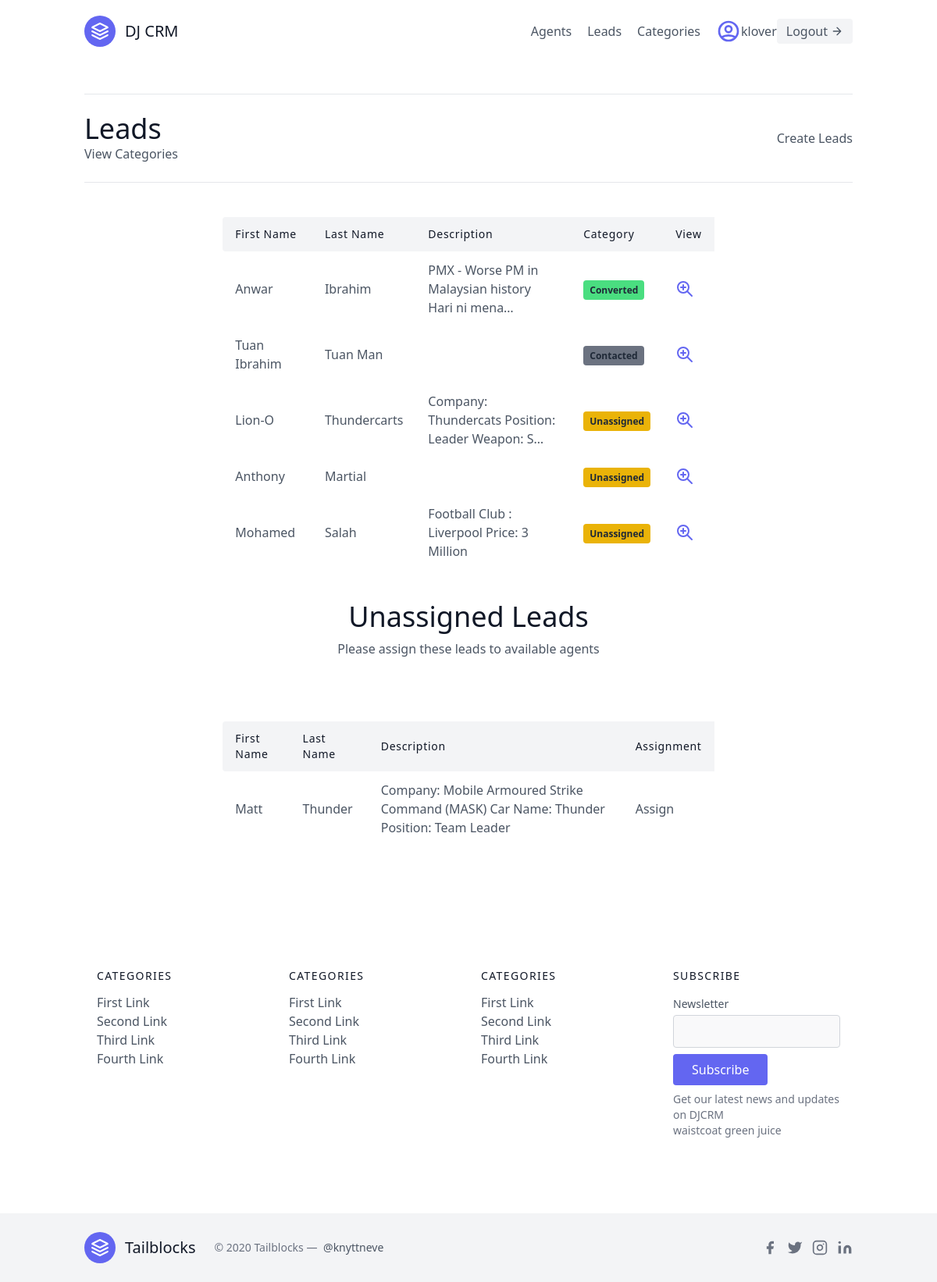
Screenshot of /leads/ (signed in) with the database file from the repository.
### leads/models.py (models this page shows, shortened)
class User(AbstractUser):
    is_organiser = models.BooleanField(default=True)
    is_agent = models.BooleanField(default=False)

class Lead(models.Model):
    first_name = models.CharField(max_length=20)
    last_name = models.CharField(max_length=20)
    age = models.IntegerField(default=0)
    organisation = models.ForeignKey(UserProfile, on_delete=models.CASCADE)
    agent = models.ForeignKey(Agent, null=True, blank=True, on_delete=models.SET_NULL)
    category = models.ForeignKey(Category, related_name="leads", null=True, blank=True, on_delete=models.SET_NULL)
    description = models.TextField()
    date_added = models.DateTimeField(auto_now_add=True)
    phone_number = models.CharField(max_length=20)
    email = models.EmailField()

class Category(models.Model):
    name = models.CharField(max_length=30) # New, Contacted, Coverted, Unconverted
    organisation = models.ForeignKey(UserProfile, on_delete=models.CASCADE)
    def __str__(self):
        return self.name

### leads/views.py (the view)
# urls.py: path('', views.LeadListView.as_view() , name='lead-list'),
class LeadListView(LoginRequiredMixin,generic.ListView):
    template_name = "leads/lead_list.html"
    context_object_name = "leads"
    def get_queryset(self):
        user = self.request.user
        if user.is_organiser:
            queryset = Lead.objects.filter(organisation=user.userprofile, agent__isnull=False)
        else:
            queryset = Lead.objects.filter(organisation=user.agent.organisation)
            queryset = queryset.filter(agent__user=user)
        return queryset
    def get_context_data(self, **kwargs):
        user = self.request.user
        context = super(LeadListView, self).get_context_data(**kwargs)
        if user.is_organiser:
            queryset = Lead.objects.filter(organisation=user.userprofile, agent__isnull=True)
            context.update(
                {"unassigned_leads": queryset}
            )
        return context

### leads/templates/leads/lead_list.html (shortened to what this page needs)
{% extends 'base.html' %} {% block content %}
<section class="text-gray-600 body-font">
    <div class="container px-5 py-10 mx-auto flex flex-wrap">
        <div class="w-full mb-6 py-6 flex justify-between items-center border-b border-t border-gray-200">
            <div>
                <h1 class="text-4xl text-gray-900">Leads</h1>
                <div>
                    <a class="text=text-gray-600 hover:text-blue-500 " href="{% url 'leads:category-list' %}">View
                        Categories</a>
                </div>
            </div>
            {% if request.user.is_organiser %}
            <div>
                <a class="text=text-gray-600 hover:text-blue-500 " href="{% url 'leads:lead-create' %}">Create Leads</a>
            </div>
            {% endif %}
        </div>
        <div class="container px-5 py-5 mx-auto">
            <div class="lg:w-2/3 w-full mx-auto overflow-auto">
                <table class="table-auto w-full text-left whitespace-no-wrap">
                    <thead>
                        <tr>
                            <th
                                class="px-4 py-3 title-font tracking-wider font-medium text-gray-900 text-sm bg-gray-100 rounded-tl rounded-bl">
                                First Name</th>
                            <th
                                class="px-4 py-3 title-font tracking-wider font-medium text-gray-900 text-sm bg-gray-100">
                                Last Name</th>
                            <th
                                class="px-4 py-3 title-font tracking-wider font-medium text-gray-900 text-sm bg-gray-100">
                                Description</th>
                            <th
                                class="px-4 py-3 title-font tracking-wider font-medium text-gray-900 text-sm bg-gray-100">
                                Category</th>
                            <th
                                class="px-4 py-3 title-font tracking-wider font-medium text-gray-900 text-sm bg-gray-100">
                                View</th>
                        </tr>
                    </thead>
                    <tbody>
                        {% for lead in leads %}
                        <tr>
                            <td class="px-4 py-3">{{lead.first_name}}</td>
                            <td class="px-4 py-3">{{lead.last_name}}</td>
                            <td class="px-4 py-3">{{lead.description|truncatechars:50 }}</td>
                            <td class="px-4 py-3">
                                {% if lead.category.name == "Contacted" %}
                                <span
                                    class="bg-gray-500 font-bold text-gray-800 text-center py-1 px-2 text-xs rounded">{{lead.category}}</span>
                                {% elif lead.category.name == "Converted" %}
                                <span
                                    class="bg-green-400 font-bold text-gray-800 text-center py-1 px-2 text-xs rounded">{{lead.category}}</span>
                                {% elif lead.category.name == "Unconverted" %}
                                <span
                                    class="bg-red-500 font-bold text-gray-800 text-center py-1 px-2 text-xs rounded">{{lead.category}}</span>
                                {% else %}
                                <span
                                    class="bg-yellow-500 font-bold text-gray-800 text-center py-1 px-2 text-xs rounded">Unassigned</span>
                                {% endif %}
                            </td>
                            <td class="px-4 py-3">
                                <a href="{% url 'leads:lead-detail' lead.pk %}">
                                </a>
                            </td>
                        </tr>
                        {% empty %}
                        <p>There are currently no leads</p>
                        {% endfor %}
                    </tbody>
                </table>
            </div>
        </div>
        {% if unassigned_leads.exists %}
        <div class="container px-5 py-5 mx-auto">
            <div class="flex flex-col text-center w-full mb-20">
                <h1 class="sm:text-4xl text-3xl font-medium title-font mb-2 text-gray-900">Unassigned Leads</h1>
                <p class="lg:w-2/3 mx-auto leading-relaxed text-base">Please assign these leads to available agents
                </p>
            </div>
            <div class="lg:w-2/3 w-full mx-auto overflow-auto">
                <table class="table-auto w-full text-left whitespace-no-wrap">
                    <thead>
                        <tr>
                            <th
                                class="px-4 py-3 title-font tracking-wider font-medium text-gray-900 text-sm bg-gray-100 rounded-tl rounded-bl">
                                First Name</th>
                            <th
                                class="px-4 py-3 title-font tracking-wider font-medium text-gray-900 text-sm bg-gray-100">
                                Last Name</th>
                            <th
                                class="px-4 py-3 title-font tracking-wider font-medium text-gray-900 text-sm bg-gray-100">
                                Description</th>
                            <th
                                class="px-4 py-3 title-font tracking-wider font-medium text-gray-900 text-sm bg-gray-100">
                                Assignment</th>
                        </tr>
                    </thead>
                    <tbody>
                        {% for lead in unassigned_leads %}
                        <tr>
                            <td class="px-4 py-3">{{lead.first_name}}</td>
                            <td class="px-4 py-3">{{lead.last_name}}</td>
                            <td class="px-4 py-3">{{lead.description|truncatechars:255 }}</td>
                            <td class="px-4 py-3"><a href="{% url 'leads:assign-agent' lead.pk %}">Assign</a></td>
                        </tr>
                        {% endfor %}
                    </tbody>
                </table>
            </div>
        </div>
        {% endif %}
    </div>
</section>
{% endblock content %}

### templates/navbar.html (shortened to what this page needs)
<header class="text-gray-600 body-font">
  <div class="container mx-auto flex flex-wrap p-5 flex-col md:flex-row items-center">
    <a href="{% url 'landing-page' %}" class="flex title-font font-medium items-center text-gray-900 mb-4 md:mb-0">
      <svg xmlns="http://www.w3.org/2000/svg" fill="none" stroke="currentColor" stroke-linecap="round"
        stroke-linejoin="round" stroke-width="2" class="w-10 h-10 text-white p-2 bg-indigo-500 rounded-full"
        viewBox="0 0 24 24">
        <path d="M12 2L2 7l10 5 10-5-10-5zM2 17l10 5 10-5M2 12l10 5 10-5"></path>
      </svg>
      <span class="ml-3 text-xl">DJ CRM</span>
    </a>
    <nav class="md:ml-auto flex flex-wrap items-center text-base justify-center">
      {% if not request.user.is_authenticated %}
      <a href="{% url 'signup' %}" class="mr-5 hover:text-gray-900">Signup</a>
      {% else %}
      {% if request.user.is_organiser %}
      <a href="{% url 'agents:agent-list' %}" class="mr-5 hover:text-gray-900">Agents</a>
      {% endif %}
      <a href="{% url 'leads:lead-list' %}" class="mr-5 hover:text-gray-900">Leads</a>
      <a href="{% url 'leads:category-list' %}" class="mr-5 hover:text-gray-900">Categories</a>
      {% endif %}
    </nav>
    {% if request.user.is_authenticated %}
    <div>
      <svg class="h-8 w-8 text-indigo-500"  fill="none" viewBox="0 0 24 24" stroke="currentColor">
        <path stroke-linecap="round" stroke-linejoin="round" stroke-width="2" d="M5.121 17.804A13.937 13.937 0 0112 16c2.5 0 4.847.655 6.879 1.804M15 10a3 3 0 11-6 0 3 3 0 016 0zm6 2a9 9 0 11-18 0 9 9 0 0118 0z"/>
      </svg>
    </div>
    {{ request.user.username }}
    <a href="{% url 'logout' %}"
      class="inline-flex items-center bg-gray-100 border-0 py-1 px-3 focus:outline-none hover:bg-gray-200 rounded text-base mt-4 md:mt-0">Logout
      <svg fill="none" stroke="currentColor" stroke-linecap="round" stroke-linejoin="round" stroke-width="2"
        class="w-4 h-4 ml-1" viewBox="0 0 24 24">
        <path d="M5 12h14M12 5l7 7-7 7"></path>
      </svg>
    </a>
    {% endif %}
  </div>
</header>

### static/css/style.css (style rules this page uses)
body { background-color: white; }
h1 { margin-bottom: 1rem; color: #111827; font-size: 1.875rem; line-height: 2.25rem; font-weight: 500; }

### rows the page displays
User: user.username "klover"
Lead: first_name "Anwar", last_name "Ibrahim", description "PMX - Worse PM in Malaysian history Hari ni mena…", category "Converted"
Lead: first_name "Tuan Ibrahim", last_name "Tuan Man", category "Contacted"
Lead: first_name "Lion-O", last_name "Thundercarts", description "Company: Thundercats Position: Leader Weapon: S…", shows "Unassigned"
Lead: first_name "Anthony", last_name "Martial", shows "Unassigned"
Lead: first_name "Mohamed", last_name "Salah", description "Football Club : Liverpool Price: 3 Million", shows "Unassigned"
Lead: first_name "Matt", last_name "Thunder", description "Company: Mobile Armoured Strike Command (MASK) Car Name: Thunder Position: Team Leader"
